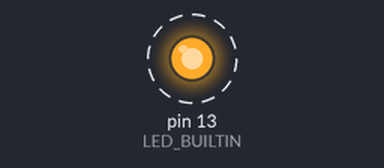
This sketch was run on a simulated Arduino Uno, built with avr-gcc and run on an emulated ATmega328P. Shown: output pins drawn as LEDs (lit = HIGH). Dashed ring = blinking.

Above: at 0.2 s.
Timing chart, 0 to 3.0 s (numbered marks = the images above):
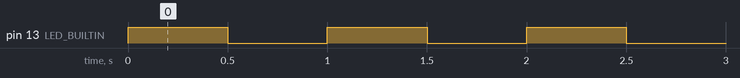

The sketch:

Skills_Show.ino
```cpp
/*Some of this projects are not finished,*/
/*  but in short future it will be :D    */
#include <Servo.h>

#define LightNumber 3
#define ButtonNumber 1
#define LightStartsFromPin 5
#define ButtonStartsFromPin 8

uint8_t LightPin[LightNumber], ButtonPin[ButtonNumber];
uint8_t(*GreenLightStreet), (*YellowLightStreet), (*RedLightStreet);

void Light_init()
{
    for (uint8_t i = 0; i < LightNumber; i++)
    {
        LightPin[i] = i + LightStartsFromPin;
        pinMode(LightPin[i], OUTPUT);
        digitalWrite(LightPin[i], LOW);
    }
}
void init_LED_ladder() // Initialization LED_ladder programs
{
    pinMode(LED_BUILTIN, OUTPUT);
    for (uint8_t i = 0; i < ButtonNumber; i++)
    {
        ButtonPin[i] = i + ButtonStartsFromPin;
        pinMode(ButtonPin[i], INPUT_PULLUP);
    }
    Light_init();
}
void LED_3ladder_first_app() // First function
{
    digitalWrite(LightPin[2], HIGH);
    digitalWrite(LightPin[1], LOW);
    digitalWrite(LightPin[0], LOW);
    delay(1000);
    digitalWrite(LightPin[2], LOW);
    digitalWrite(LightPin[1], HIGH);
    digitalWrite(LightPin[0], LOW);
    delay(1000);
    digitalWrite(LightPin[2], LOW);
    digitalWrite(LightPin[1], LOW);
    digitalWrite(LightPin[0], HIGH);
    delay(1000);
}
void LED_ladder_second_app() // Second function
{
    for (uint8_t i = 0; i < LightNumber; i++)
    {
        if (i == 0)
        {
            digitalWrite(LightPin[LightNumber - 1], LOW);
            digitalWrite(LightPin[i], HIGH);
        }
        else
        {
            digitalWrite(LightPin[i], HIGH);
            digitalWrite(LightPin[i - 1], LOW);
        }
        delay(1000);
    }
}

void streetlight_init() // Assigning meaning to the streetlight_app
{
    GreenLightStreet = &LightPin[2];
    YellowLightStreet = &LightPin[1];
    RedLightStreet = &LightPin[0];
}
void streetlight_app() // Streetlight_app (street lights control)
{
}

void register_blink_board_LED()
{
    DDRB = 0b00100000;
    while (1)
    {
        PORTB = 0b00100000;
        _delay_ms(500);
        PORTB = 0b00000000;
        _delay_ms(500);
    }
}
/////////////////////////////////////////////////////////////////////////////////
//////////*Window alarm application with the ability to arm the alarm*///////////
uint8_t(*GreenLightWindow), (*RedLightWindow);
String read_data = "";
String user_login = "admin";

void UART_init() // Initialization UART
{
    Serial.begin(115200);
    Serial.println("\e[1mHello Unknown :D\e[m");
}
void windowlight_init() // Assigning meaning to the is_window_open
{
    GreenLightWindow = &LightPin[2];
    RedLightWindow = &LightPin[0];
}
void is_window_open(bool window_status)
{
    if (window_status == HIGH)
    {
        digitalWrite((*RedLightWindow), LOW);
        digitalWrite((*GreenLightWindow), HIGH);
        Serial.println("Window is close!");
    }
    else
    {
        digitalWrite((*RedLightWindow), HIGH);
        digitalWrite((*GreenLightWindow), LOW);
        Serial.println("Alarm! Window is open!");
    }
}
void wait_till_next_action_window()
{
    if (digitalRead(ButtonPin[0]) == HIGH)
        while (digitalRead(ButtonPin[0]) == HIGH)
            delay(5);
    else if (digitalRead(ButtonPin[0]) == LOW)
        while (digitalRead(ButtonPin[0]) == LOW)
            delay(5);
}
void window_alarm_init()
{
    init_LED_ladder();
    windowlight_init();
    UART_init();
}
void window_alarm()
{
    Serial.println("Login:");
    while (Serial.available() == 0)
    {
        if (Serial.available() > 0)
        {
            read_data = Serial.readStringUntil('\n');
            if (read_data == user_login)
            {
                while (read_data == user_login)
                {
                    is_window_open(digitalRead(ButtonPin[0]));
                    wait_till_next_action_window();
                }
            }
        }
    }
}
/////////////////////////////////////////////////////////////////////////////////
//////////*Flashing application depending on the potentiometer turning*//////////
void voltage_mesure_init()
{
    UART_init();
    Light_init();
}
void voltage_mesure()
{
    float voltage_mesure = 0.0;
    voltage_mesure = analogRead(A5) * 5.0 / 1023.0;
    Serial.println(String(voltage_mesure) + " V");
    digitalWrite(LightStartsFromPin, HIGH);
    delay(int(voltage_mesure * 200));
    digitalWrite(LightStartsFromPin, LOW);
    delay(int(voltage_mesure * 200));
}
void battery_status_LED_ladder()
{
    uint16_t mesure_data = 0, scale_value = 0;
    mesure_data = analogRead(A5);
    scale_value = map(mesure_data, 0, 1023, 1, (LightNumber + 1));
    switch (scale_value)
    {
    case 1:
        digitalWrite(LightPin[0], LOW);
        break;
    case 2:
        digitalWrite(LightPin[0], HIGH);
        digitalWrite(LightPin[1], LOW);
        break;
    case 3:
        digitalWrite(LightPin[1], HIGH);
        digitalWrite(LightPin[2], LOW);
        break;
    case 4:
        digitalWrite(LightPin[2], HIGH);
        break;
    default:
        break;
    }
}
void walking_battery_status_LED_ladder()
{
    uint16_t mesure_data = 0, scale_value = 0;
    mesure_data = analogRead(A5);
    scale_value = map(mesure_data, 0, 1023, 1, (LightNumber + 1));
    if (scale_value != 1)
    {
        for (int i = 0; i < LightNumber; i++)
        {
            digitalWrite(LightPin[i], scale_value >= i + 2);
        }
    }
    else
        digitalWrite(LightPin[0], LOW);
}
/////////////////////////////WORKING_PROJECTS////////////////////////////////////
///*Light which turn on when it's come night (with potentiometer calibration)*///
uint8_t prev_state = 0, curr_state = 0;
void NightLight_App(uint8_t *prev_state, uint8_t *curr_state)
{
    uint16_t light_sensitiv = analogRead(A5);
    if (uint16_t(analogRead(A4)) > light_sensitiv)
    {
        (*curr_state) = 1;
        if ((*prev_state) != (*curr_state))
        {
            for (int i = 0; i < LightNumber; i++)
                digitalWrite(LightPin[i], HIGH);
            Serial.println("It's a night!");
        }
    }
    else
    {
        (*curr_state) = 0;
        if ((*prev_state) != (*curr_state))
        {
            for (int i = 0; i < LightNumber; i++)
                digitalWrite(LightPin[i], LOW);
            Serial.println("It's a day!");
        }
    }
    (*prev_state) = (*curr_state);
}
/////////////////////////////////////////////////////////////////////////////////
/////////////////////////////*Buzzer song test*//////////////////////////////////
void buzzer_test_init()
{
    pinMode(LED_BUILTIN, OUTPUT);
    digitalWrite(LED_BUILTIN, LOW);
}
void buzzer_test()
{
    tiu_tiu();
    fast_piupiu();
    tiu_tiu();
    tiu_tiu();
    fast_bibibi();
    fast_piupiu();
    fast_piupiu();
    fast_piupiu();
    tiu_tiu();
    tiu_tiu();
    tiu_tiu();
    tiu_tiu();
}
void fast_bibibi()
{
    digitalWrite(LED_BUILTIN, HIGH);
    delay(400);
    digitalWrite(LED_BUILTIN, LOW);
    delay(100);
}
void fast_piupiu()
{
    digitalWrite(LED_BUILTIN, HIGH);
    delay(200);
    digitalWrite(LED_BUILTIN, LOW);
    delay(300);
}
void tiu_tiu()
{
    digitalWrite(LED_BUILTIN, HIGH);
    delay(100);
    digitalWrite(LED_BUILTIN, LOW);
    delay(900);
}
/////////////////////////////////////////////////////////////////////////////////
////////////////////*Servo motor control by potentiometer*///////////////////////
Servo serwomechanizm;
int change = 10;
int poten_pos = 0;
int prev_poten_pos = 0;
void servo_move_init(int *poten_pos)
{
    UART_init();
    // serwomechanizm.attach(10); // Servo.h supports only two pins: 9 and 10
    Serial.print("Actual position of servo is: " + String(*poten_pos));
}
void poten_servo_move(int *poten_pos, int *prev_poten_pos) // Function moving servo by potentiometer
{
    *poten_pos = map(analogRead(A5), 0, 1023, 0, 180); // Read potentiometer position and mapping it to interval 0-180
    if (*prev_poten_pos != *poten_pos)
    {
        clear_word(String(*prev_poten_pos));
        // serwomechanizm.write(*poten_pos);
        Serial.print(String(*poten_pos));
        *prev_poten_pos = *poten_pos;
    }
    delay(1000); // One second delay to change
}
void clear_word(String word)
{
    for (int i = 1; i <= word.length(); i++)
        Serial.print("\b");
    for (int i = 1; i <= word.length(); i++)
        Serial.print(" ");
    for (int i = 1; i <= word.length(); i++)
        Serial.print("\b");
}
void PWM_LED_init()
{
    UART_init();
    pinMode(11, OUTPUT);
    digitalWrite(11, LOW);
}
void PWM_LED()
{
    for (int i = 0; i < 255; i = i + 5)
    {
        analogWrite(11, i);
        Serial.println(String(i));
        delay(500);
    }
}
/////////////////////////////////////////////////////////////////////////////////

void setup()
{
    // Light_init();
    // UART_init();
    // servo_move_init(&poten_pos);
}

void loop()
{
    // NightLight_App(&prev_state, &curr_state);
    // poten_servo_move(&poten_pos, &prev_poten_pos);
    register_blink_board_LED();
}
```

Registers.ino
```cpp
// There was a registers program which do functions from Skills_Show for Arduino
/*
int main()
{
DDRB =0x0C;   		//Initialize PINs which we used from PORT B
DDRD =0b00000100;   //Initialize PINs which we used from PORT D
PORTD=1<<2;			//Enable internal pullup resistor to INPUT PIN0
PORTB=(1<<3)|PORTB;	//Set High state on PIN3 of PORT B

TCCR1A=0x00;	//Set WGM bits to CTC (mode 4)
TCCR1B=0x0D;	//Set CS bits to prescaler of 1024
OCR1A=15264;	//Set output compare for interrupt period of 1sec
TIMSK1=0x02;	//Enable output compare match interrupt A

EICRA =0x01;	//The falling edge of INT0 generates an interrupt request
EIMSK =0x01;	//Enable INT0
sei();			//Enable interrupts globally
  while(1)
  {
    //blink_LED_PORTB(2, 500);
  }

}

void blink_LED_PORTB(uint8_t PIN, uint16_t time)    //Blinking LED's which are conected to PINs from PORT B
{
    PORTB=(1<<PIN)|PORTB;	//High state setting
    _delay_ms(time+1);
    PORTB=~(1<<PIN)&PORTB;	//Low state setting
    _delay_ms(time+1);
}

ISR(INT0_vect)	//External interrupt
{
  if(PIND&(1<<2)) 	//Check if is High state on PIN2 (Button not press)
    {PORTB^=(1<<3)|PORTB;}	//Toggle PIN 3
}
ISR(TIMER1_COMPA_vect)	//Interrupt for timer 1 output compare match A
{
  PORTB^=(1<<2)|PORTB;  //Toggle PIN2
}
*/
///////////////////////////////////////////////////////////////////////////////////////////////////////////////
/*
//Broken stopwatch because it count MAX to 4sec//

#include <LiquidCrystal.h> 			//Libraries attached
#define CPU_Freq	16000000		//Arduino work frequancy
LiquidCrystal lcd(2, 3, 4, 5, 6, 7);//PINs LCD are connected
volatile uint16_t time;
volatile uint8_t state=0;

int main()
{
DDRB =~(1<<4);	//Initialize PINs which we used as INPUT from PORT B
PORTB =(1<<4);  //Enable internal pullup resistor to INPUT PIN12

PCICR =(1<<0);	//Enable PIN change interrupt for PINs from PCINT0..7
PCMSK0 =(1<<4);	//Select PIN change mask register for PCINT4 - PIN12
sei();	//Enable interrupts

lcd.begin(16, 2); //Settings for LCD
lcd.clear();
lcd.setCursor(0,0);
lcd.print(" Hello unknown! ");
for (long int i=0; i<(CPU_Freq/16);i++) asm("");

Serial.begin(115200);

TCCR1A =0x00;		//Normal timer mode
TCCR1B =0x05;		//Prescaler set to 1024

  while(1)
  {
    if (state==3){
      lcd.setCursor(0,0);
    lcd.print(" Measured time: ");
        if(time>4000)
        {
        lcd.setCursor(0,1);
    lcd.print("time > than 4sec");
        }
        else
        {
    lcd.setCursor(0,1);
    lcd.print(time);
        lcd.setCursor(4,1);
        lcd.print(" miliseconds");
        }
    }
    else if (state==2){
      for (uint8_t i=0; i<=16;i++)
      {
        lcd.setCursor(i,0);
    lcd.print(" ");
        lcd.setCursor(i,1);
    lcd.print(" ");
      }
      state=3;
    }
    else{
        lcd.setCursor(0,0);
    lcd.print(" Push button to ");
    lcd.setCursor(0,1);
    lcd.print("  start count!  ");
    }
    //Serial.println(TCNT1);
  }
}

ISR(PCINT0_vect)
{
  if(PINB&0x10)
  {
  if (state!=3) state++;		//Turn on measure time state=3
  else if (state==3) 			//Clearing LCD Display state=2
  {
  time=abs(TCNT1/16); //Convert clock ticks to milisec 1 tick is 64us that if we have 16 ticks it will be 1,024ms
  state=2;
  }
  }
  else TCNT1=0;	//Reset timer to 0
}*/
```

Measured:
- by itself, pin 13 (LED_BUILTIN): alternates HIGH for 0.50 s and LOW for 0.50 s
